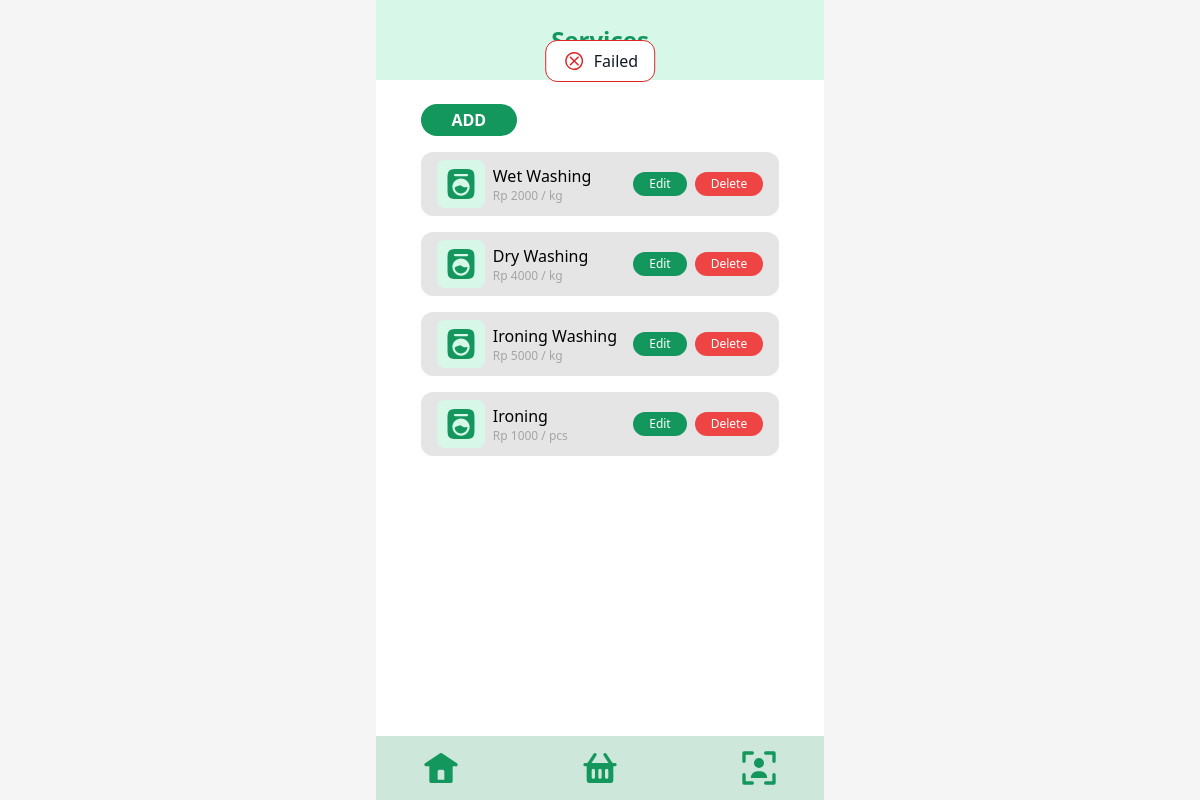
The app's page /services.php?alert=failed (signed in) with its own data.
### tables this page shows
CREATE TABLE IF NOT EXISTS `services` (
  `id` int NOT NULL AUTO_INCREMENT,
  `name` varchar(255) NOT NULL,
  `price` int NOT NULL,
  `unit` varchar(255) NOT NULL DEFAULT 'kg',
  `created_at` datetime DEFAULT CURRENT_TIMESTAMP,
  `updated_at` datetime DEFAULT CURRENT_TIMESTAMP ON UPDATE CURRENT_TIMESTAMP,
  PRIMARY KEY (`id`)
);

### services.php (the view, shortened to what this page needs)
<!DOCTYPE html>
<html lang="en">
  <head>
    <script src="https://cdn.tailwindcss.com"></script>
  </head>
  <body class="bg-[#F5F5F5]">
    <div class="relative max-w-md min-h-screen mx-auto bg-white">
      <?php
        include "components/alert.php";
      ?>
      <header class="flex items-center justify-center h-20 bg-[#D7F7E8]">
        <h1 class="text-[#13975C] text-2xl font-bold">Services</h1>
      </header>
      <main class="flex flex-col gap-4 max-w-[80%] mx-auto">
        <a href="addService.php" class="block w-24 mt-6 py-1 text-white text-center font-semibold bg-[#13975C] hover:bg-[#13975C]/90 rounded-full">ADD</a>
        <?php
          include "config/connection.php";
          $services = mysqli_query($conn, "SELECT * FROM services");
          while ($service = mysqli_fetch_array($services)) {
          ?>
            <div class="flex items-center justify-between px-4 py-2 bg-[#E5E5E5] rounded-xl">
              <div class="flex items-center gap-2">
                <div class="flex items-center justify-center w-12 h-12 bg-[#D7F7E8] rounded-lg">
                </div>
                <div>
                  <p><?=$service['name']?></p>
                  <p class="text-[#A5A5A5] text-xs">Rp <?=$service['price']?> / <?=$service['unit']?></p>
                </div>
              </div>
              <div class="flex gap-2">
                <a href="editService.php?id=<?=$service['id']?>" class="px-4 py-1 text-white text-xs text-center bg-[#13975C] hover:bg-[#13975C]/90 rounded-full">Edit</a>
                <a href="actions/deleteServiceAction.php?id=<?=$service['id']?>" class="px-4 py-1 text-white text-xs text-center bg-red-500 hover:bg-red-500/90 rounded-full">Delete</a>
              </div>
            </div>
          <?php
          }
        ?>
      </main>
      <?php
        include "components/navbar.php";
      ?>
    </div>
  </body>
</html>

### records on screen
services: name "Wet Washing", price "2000", unit "kg"
services: name "Dry Washing", price "4000", unit "kg"
services: name "Ironing Washing", price "5000", unit "kg"
services: name "Ironing", price "1000", unit "pcs"
